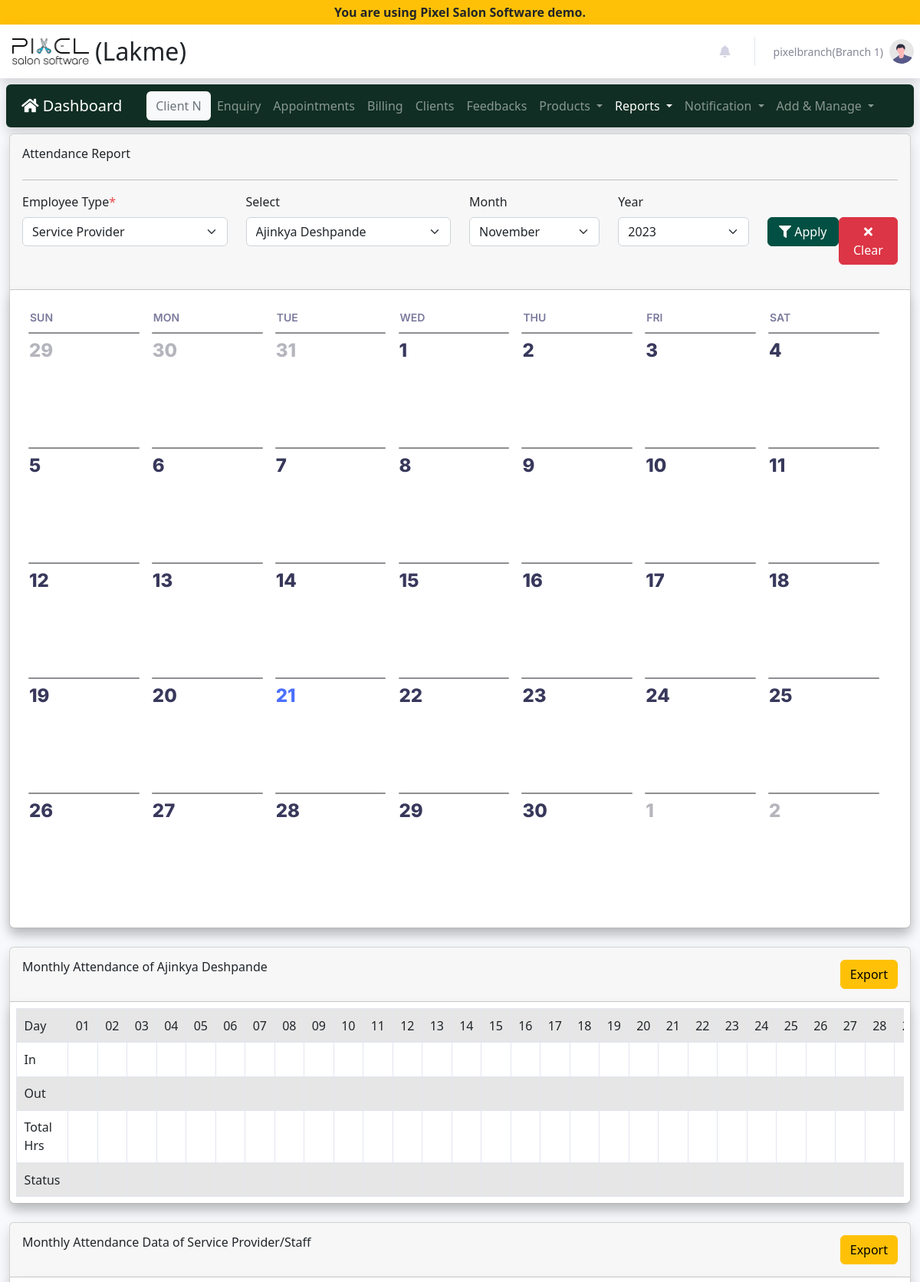
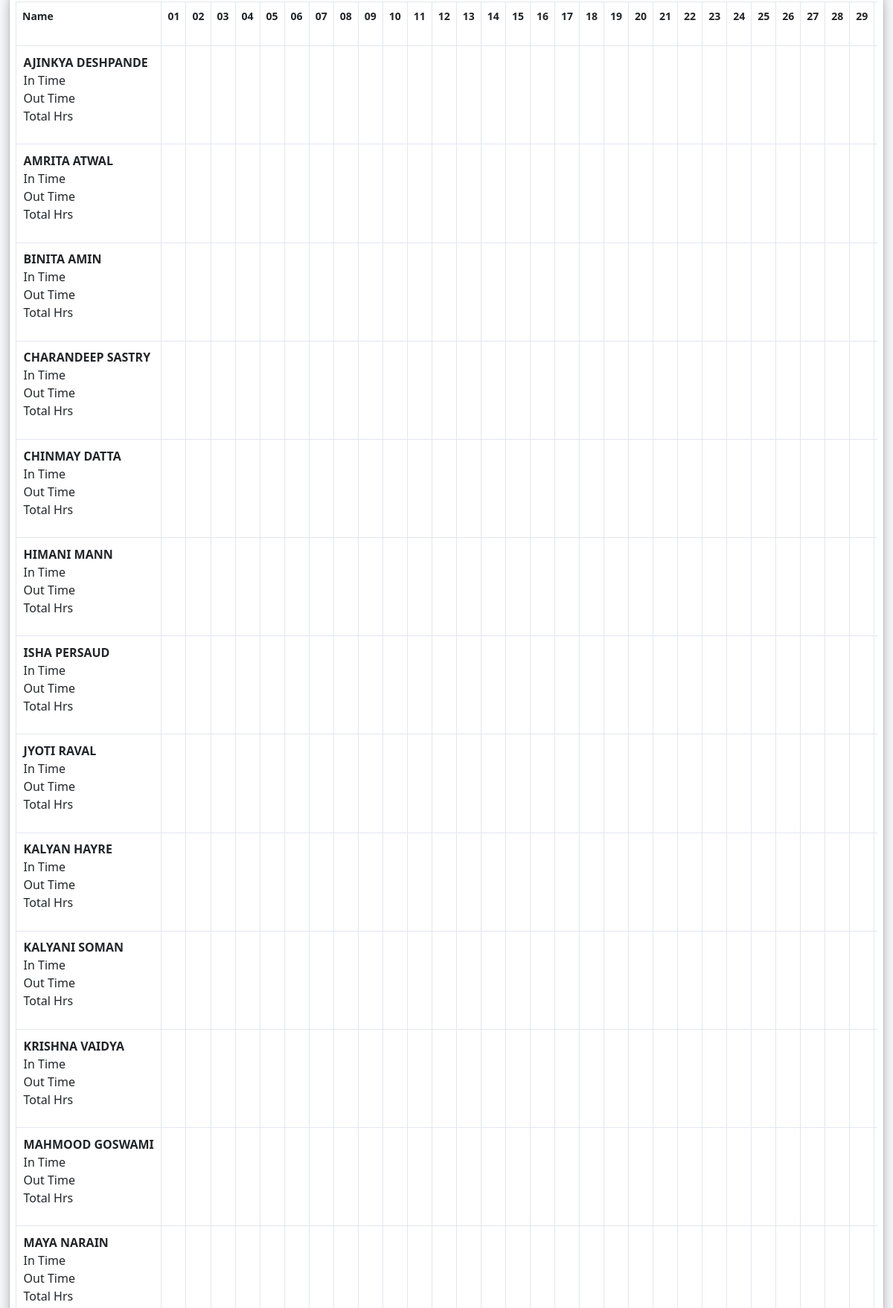
Screenshot of /attendance-report.php (signed in, upper part) with the database file from the repository (2 pictures, top to bottom).
### tables this page shows
CREATE TABLE `service_provider` (
  `id` int(11) NOT NULL,
  `branch_id` int(11) NOT NULL,
  `name` varchar(255) NOT NULL,
  `dob` varchar(15) NOT NULL,
  `contact_number` varchar(15) NOT NULL,
  `email` varchar(255) NOT NULL,
  `service_provider_type` varchar(255) DEFAULT NULL,
  `working_hours_start` varchar(15) NOT NULL,
  `working_hours_end` varchar(15) NOT NULL,
  `salary` varchar(8) NOT NULL,
  `emer_contact_number` varchar(15) NOT NULL,
  `emer_contact_person` varchar(100) NOT NULL,
  `address` text NOT NULL,
  `username` varchar(255) NOT NULL,
  `password` text DEFAULT NULL,
  `gender` varchar(8) NOT NULL,
  `service_commission` varchar(20) DEFAULT NULL,
  `product_commission` varchar(20) DEFAULT NULL,
  `photo` varchar(255) DEFAULT NULL,
  `frontproof` varchar(255) DEFAULT NULL,
  `backproof` varchar(255) DEFAULT NULL,
  `status` tinyint(1) NOT NULL DEFAULT 1,
  `created_at` datetime DEFAULT NULL,
  `created_by` int(11) DEFAULT NULL,
  `updated_at` datetime DEFAULT NULL,
  `updated_by` int(11) DEFAULT NULL
);

### attendance-report.php (the view, shortened to what the rows shown need)
<?php
require_once "lib/db.php";
$serviceProviderArr = fetch_all($db, "SELECT `id`, `name` FROM `service_provider` WHERE `status`=1 ORDER by name ASC");
$staffArr = fetch_all($db, "SELECT `id`, `name` FROM `employee` WHERE `status`=1 ORDER by name ASC");
$currentYear = date('Y');
$currentMonth = date('m');
if ($_REQUEST) {
    $employee_type = $_REQUEST['employee_type'];
    $provider = $_REQUEST['provider'];
    $month = $_REQUEST['month'];
    $year = $_REQUEST['year'];
    $currentMonth = $month;
    $currentYear  = $year;
} else {
    $employee_type = 1;
    $month = $currentMonth;
    $year = $currentYear;
}
$providerArr = ($employee_type == 1) ? $serviceProviderArr : $staffArr;
$startDate = getDateServerFormat("01/{$month}/{$year}");
$last_date_find = strtotime(date("Y-m-d", strtotime($startDate)) . ", last day of this month");
$endDate = date("Y-m-d", $last_date_find);
$dateArray = displayDates($startDate, $endDate, 'Y-m-d');
?>
<!DOCTYPE html>
<html lang="en">
<head>
    <link href="vendor/fontawesome-free/css/all.min.css" rel="stylesheet" type="text/css">
    <link href="./css/site.css" rel="stylesheet" type="text/css">
    <link href="css/sb-admin-2.min.css" rel="stylesheet">
    <link href="vendor/datatables/dataTables.bootstrap4.min.css" rel="stylesheet">
    <link href="./css/bootstrap.min.css" rel="stylesheet">
    <link rel="stylesheet" type="text/css" href="https://cdn.jsdelivr.net/npm/toastify-js/src/toastify.min.css">
    <link rel="stylesheet" href="./css/datepicker.min.css">
    <link href="https://ajax.googleapis.com/ajax/libs/jqueryui/1.13.2/themes/ui-lightness/jquery-ui.css" type="text/css" rel="stylesheet" />
    <link rel="stylesheet" type="text/css" href="https://cdn.jsdelivr.net/npm/daterangepicker/daterangepicker.css" />
    <link rel="stylesheet" href="./css/pages/attendance-report.css">
    <link rel="stylesheet" href="./css/calendar-gc.min.css">
</head>
<body id="page-top">
    <div id="wrapper">
        <div id="content-wrapper" class="d-flex flex-column">
            <div id="content">
                <?php include('./comman/nav.php') ?>
                <div class="container-fluid">
                    <div class="row">
                        <div class="col-md-12">
                            <div class="card shadow mb-4">
                                <div class="card-body shadow rounded p-2">
                                    <div class="table-responsive">
                                        <table id="full_attendance" class="table table-bordered mb-0">
                                            <tbody>
                                                <tr>
                                                    <th>Name</th>
                                                    <?php
                                                    foreach ($dateArray as $dateKey => $dateValue) {
                                                        echo "<th>" . explode('-', $dateValue)[2] . "</th>";
                                                    }
                                                    ?>
                                                </tr>
                                                <?php
                                                foreach ($providerArr as $providerKey => $providerVal) {
                                                    echo "<tr>
                                                        <td>
                                                        <p class='m-0 text-nowrap'><b>" . strtoupper($providerVal['name']) . "</b></p>
                                                        <p class='m-0 text-nowrap'>In Time</p>
                                                        <p class='m-0 text-nowrap'>Out Time</p>
                                                        <p>Total Hrs</p>
                                                        </td>
                                                        ";
                                                    foreach ($dateArray as $dateKey2 => $dateValue2) {
                                                        $match = 0;
                                                        if ($match == 0) {
                                                            echo "<td></td>";
                                                        }
                                                    }
                                                    echo "</tr>";
                                                }
                                                ?>
                                            </tbody>
                                        </table>
                                    </div>
                                </div>
                            </div>
                        </div>
                    </div>
                </div>
            </div>
        </div>
        <?php include('./comman/loading.php'); ?>
</body>
</html>

### rows the page displays
service_provider: name "AJINKYA DESHPANDE"
service_provider: name "AMRITA ATWAL"
service_provider: name "BINITA AMIN"
service_provider: name "CHARANDEEP SASTRY"
service_provider: name "CHINMAY DATTA"
service_provider: name "HIMANI MANN"
service_provider: name "ISHA PERSAUD"
service_provider: name "JYOTI RAVAL"
service_provider: name "KALYAN HAYRE"
service_provider: name "KALYANI SOMAN"
service_provider: name "KRISHNA VAIDYA"
service_provider: name "MAHMOOD GOSWAMI"
service_provider: name "MAYA NARAIN"

### other values shown
SALONNAME "Lakme"
USER_NAME "pixelbranch"
BRANCHNAME "Branch 1"
explode('-', $dateValue)[2] "01"
explode('-', $dateValue)[2] "02"
explode('-', $dateValue)[2] "03"
explode('-', $dateValue)[2] "04"
explode('-', $dateValue)[2] "05"
explode('-', $dateValue)[2] "06"
explode('-', $dateValue)[2] "07"
explode('-', $dateValue)[2] "08"
explode('-', $dateValue)[2] "09"
explode('-', $dateValue)[2] "10"
explode('-', $dateValue)[2] "11"
explode('-', $dateValue)[2] "12"
